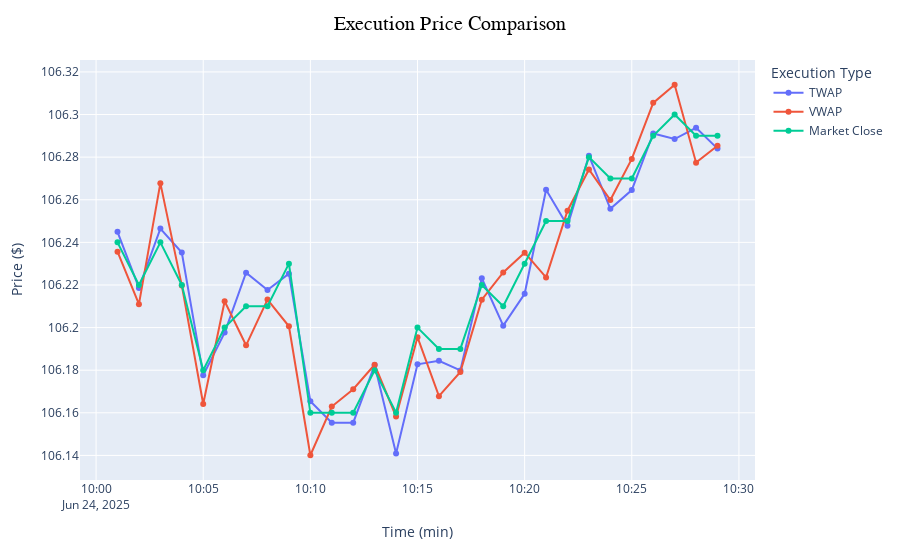

Write notebook code for a chart like this one.
### Code cell
# Execution Price Comparison

compare_df = pd.DataFrame({
    'Datetime': execu_df['Datetime'],
    'TWAP': execu_df['TWAP_Unit Price'],
    'VWAP': execu_df['VWAP_Unit Price'],
    'Market Close': execu_df['Close']
})

compare_df = compare_df.melt(id_vars='Datetime',
                             value_vars=['TWAP', 'VWAP', 'Market Close'],
                             var_name='Execution_Type',
                             value_name='Price')

fig = px.line(
    compare_df,
    x='Datetime',
    y='Price',
    color='Execution_Type',
    title='', 
    markers=True
)

fig.update_layout(
    title={
        'text': 'Execution Price Comparison',
        'font': dict(size=20, family='Arial Black'),
        'x': 0.5,
        'xanchor': 'center',
        'font': {
            'size': 20,
            'family': 'Arial',
            'color': 'black'
        }
    },
    yaxis_title="Price ($)",
    xaxis_title= "Time (min)",
    legend_title="Execution Type"
)

fig.show()
